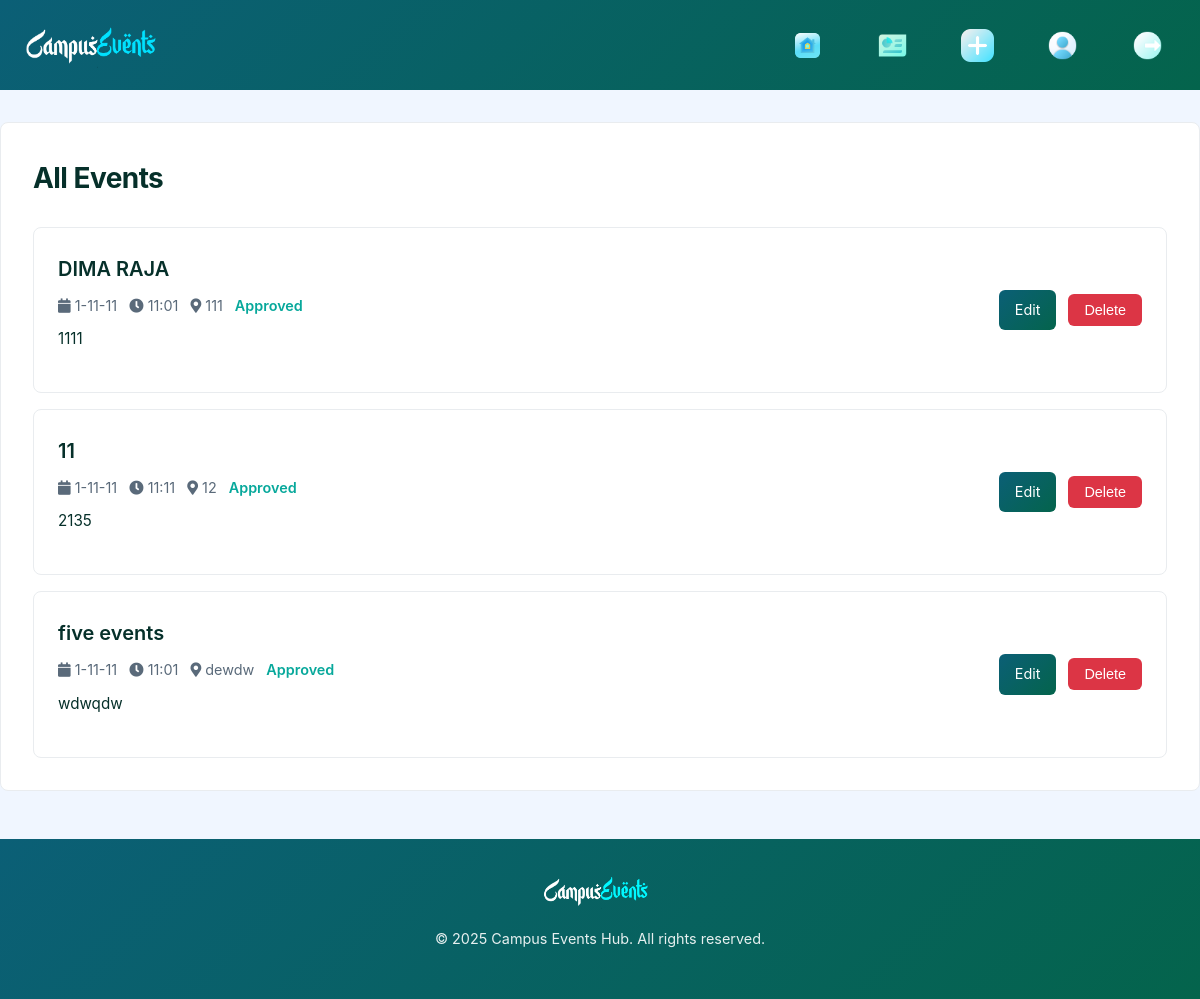
The page /admin/events (signed in) on the database as committed earlier.
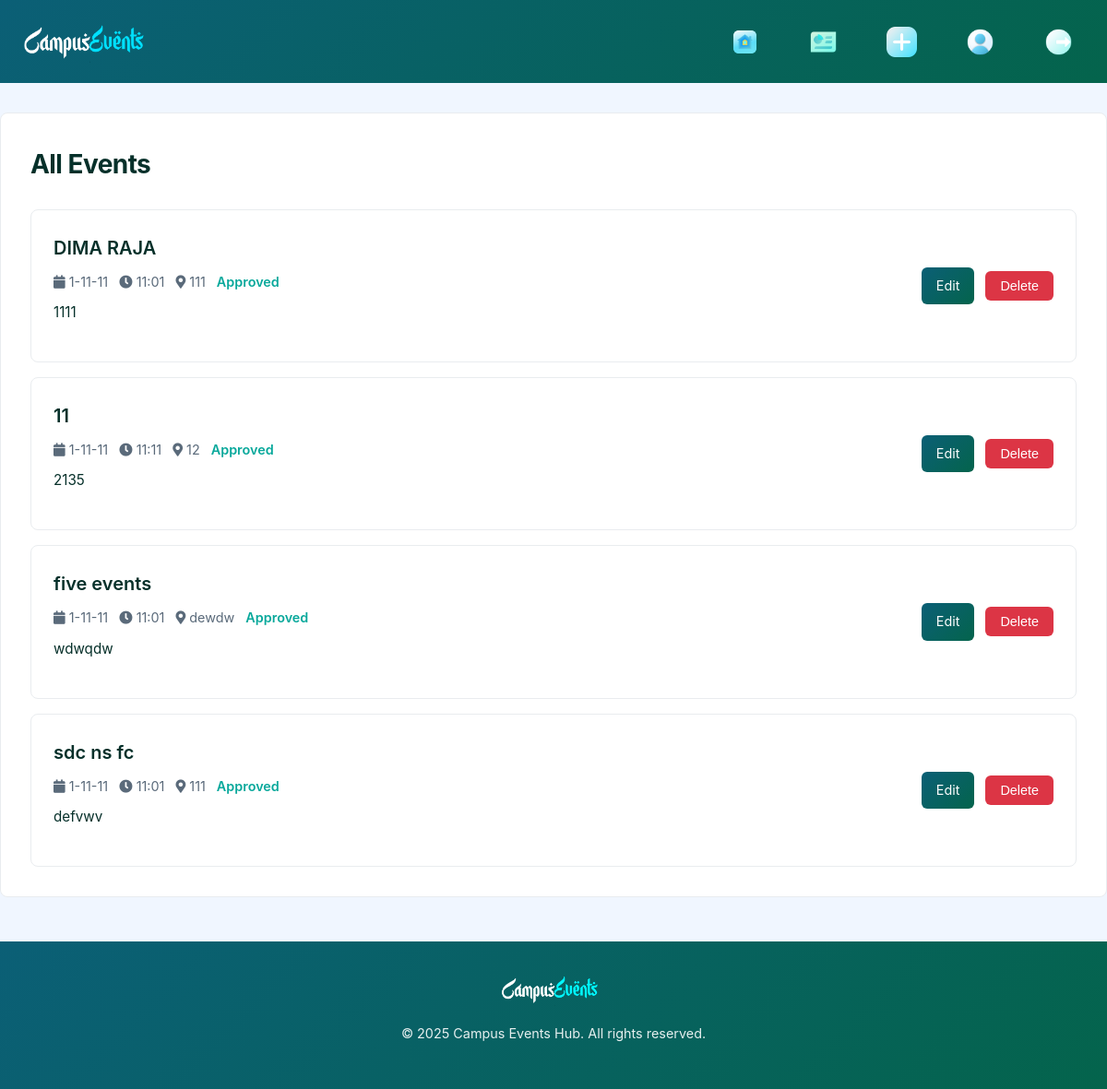
The same page on the database as committed later.
### models.py (models this page shows)
class Event(db.Model):
    __tablename__ = 'event'
    id = db.Column(db.Integer, primary_key=True)
    title = db.Column(db.String(100), nullable=False)
    description = db.Column(db.Text, nullable=False)
    date = db.Column(db.Date, nullable=False)
    time = db.Column(db.Time, nullable=False)
    location = db.Column(db.String(100), nullable=False)
    category = db.Column(db.String(50), nullable=False)
    status = db.Column(db.Enum(EventStatus), default=EventStatus.PENDING)
    user_id = db.Column(db.Integer, db.ForeignKey('user.id'), nullable=False)
    likes = db.relationship('Like', backref='event', lazy=True, cascade='all, delete-orphan')
    rsvps = db.relationship('RSVP', backref='event', lazy=True, cascade='all, delete-orphan')
    notifications = db.relationship('Notification', backref='event', lazy=True, cascade='all, delete-orphan')

### app.py (the view)
@app.route('/admin/events')
@login_required
def all_events():
    if current_user.role != UserRole.ADMIN:
        logger.warning(f"Unauthorized all events access by {current_user.email}")
        abort(403)
    events = Event.query.order_by(Event.date).all()
    role= 'admin' if current_user.role == UserRole.ADMIN else 'user'
    return render_template('all_events.html', events=events,role=role)

### app.py (called while the page is built)
@login_manager.user_loader
def load_user(user_id):
    return User.query.get(int(user_id))

### templates/all_events.html (shortened to what this page needs)
        {% if role == 'admin' %}
    {% extends "admin_base.html" %}
{% else %}
    {% extends "base.html" %}
{% endif %}
{% block css %}
    <link rel="stylesheet" href="{{ url_for('static', filename='css/all_events.css') }}">
{% endblock %}
{% block content %}
    <div class="container">
        <h2>All Events</h2>
        <div class="event-list">
            {% if events %}
                {% for event in events %}
                    <div class="event-card" id="event-card-{{ event.id }}">
                        <div class="event-content">
                            <h3>{{ event.title }}</h3>
                            <div class="event-meta">
                                <span><i class="fas fa-calendar"></i> {{ event.date.strftime('%Y-%m-%d') }}</span>
                                <span><i class="fas fa-clock"></i> {{ event.time.strftime('%H:%M') }}</span>
                                <span><i class="fas fa-map-marker-alt"></i> {{ event.location }}</span>
                                <span class="event-status">{{ event.status.value }}</span>
                            </div>
                            <p>{{ event.description }}</p>
                        </div>
                        <div class="event-actions">
                            <a href="{{ url_for('admin_edit_event', event_id=event.id) }}" class="btn btn-primary">Edit</a>
                            <form action="{{ url_for('delete_event', event_id=event.id) }}" method="POST" class="delete-form">
                                <button type="submit" class="btn btn-danger delete-btn" data-event-id="{{ event.id }}">Delete</button>
                            </form>
                        </div>
                    </div>
                {% endfor %}
            {% else %}
                <div class="no-events">
                    <i class="fas fa-exclamation-circle"></i> No events found.
                </div>
            {% endif %}
        </div>
    </div>
{% endblock %}

Rows that differ between the two databases and show on the page:
added Event: title "sdc ns fc", date "1-11-11", time "11:01", location "111", status.value "Approved", description "defvwv"
